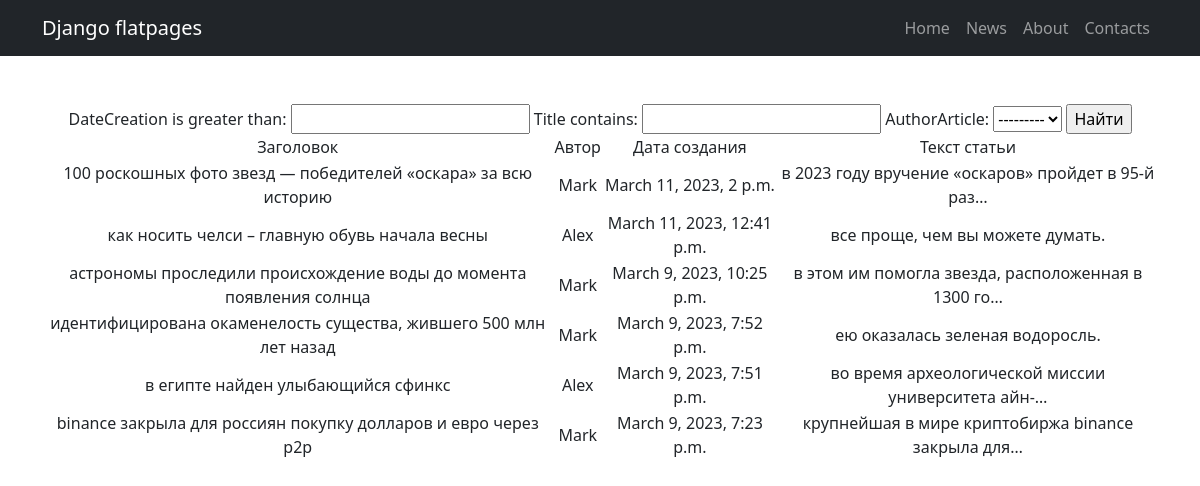
The app's page /news/search/ with its own data.
### simpleapp/models.py (models this page shows, shortened)
class Post(models.Model):
    authorArticle = models.ForeignKey(Author, on_delete=models.CASCADE)
    NEWS = 'NW'
    ARTICLE = 'AR'
    CATEGORY_CHOICES = (
        (NEWS, 'Новость'),
        (ARTICLE, 'Статья'),
    )
    categoryType = models.CharField(max_length=2, choices=CATEGORY_CHOICES, default=ARTICLE)
    dateCreation = models.DateTimeField(auto_now_add=True)
    postCategory = models.ManyToManyField(Category, through='PostCategory')
    title = models.CharField(max_length=128)
    postText = models.TextField()
    rating = models.SmallIntegerField(default=0)

class Author(models.Model):
    authorUser = models.OneToOneField(User, on_delete=models.CASCADE)
    ratingAuthor = models.SmallIntegerField(default=0)
    def __str__(self):
            return self.authorUser.username

### simpleapp/views.py (the view)
# urls.py: path('news/search/', NewsSearch.as_view(), name='search'),
class NewsSearch(ListView):
    model = Post
    template_name = 'search.html'
    context_object_name = 'newsSearch'
    queryset = Post.objects.order_by('-id')
    def get_context_data(self, **kwargs):
        context = super().get_context_data(**kwargs)
        context['filter'] = NewsFilter(self.request.GET, queryset=self.get_queryset())
        return context

### simpleapp/templatetags/custom_filters.py (called while the page is built)
@register.filter(
    name='censor')  # регистрируем наш фильтр под именем censor, чтоб django понимал, что это именно фильтр, а не простая функция
def cut(value):
    Banned_List = ["блять", "ебать", "пиздец"]
    new_sentence = ""
    for word in value.lower().split():
        if word in Banned_List:
            new_sentence += '*** '
        else:
            new_sentence += word + ' '
    return new_sentence

### templates/search.html (shortened to what this page needs)
{% extends 'flatpages/default.html' %}
{% load static %}
{% load custom_filters %}
{% block content %}
<form method="GET">
    {{ filter.form }}
    <input type="submit" value="Найти">
</form>
     <table>
            <tr>
                <td>
                    Заголовок
                </td>
                <td>
                    Автор
                </td>
                <td>
                    Дата создания
                </td>
                <td>
                    Текст статьи
                </td>
            </tr>
        {% for post in filter.qs %}
            <tr>
                <td>
                    {{ post.title|censor}}
                </td>
                <td>
                    {{ post.authorArticle }}
                </td>
                <td>
		            {{ post.dateCreation}}
                </td>
                <td>
                    {{ post.postText|truncatechars:50|censor}}
                </td>
            </tr>
        {% endfor %}
     </table>
{% endblock content %}

### records on screen
Post: title|censor "100 роскошных фото звезд — победителей «оскара» за всю историю", authorArticle "Mark", dateCreation "March 11, 2023, 2 p.m.", postText|censor "в 2023 году вручение «оскаров» пройдет в 95-й раз…"
Post: title|censor "как носить челси – главную обувь начала весны", authorArticle "Alex", dateCreation "March 11, 2023, 12:41 p.m.", postText|censor "все проще, чем вы можете думать."
Post: title|censor "астрономы проследили происхождение воды до момента появления солнца", authorArticle "Mark", dateCreation "March 9, 2023, 10:25 p.m.", postText|censor "в этом им помогла звезда, расположенная в 1300 го…"
Post: title|censor "идентифицирована окаменелость существа, жившего 500 млн лет назад", authorArticle "Mark", dateCreation "March 9, 2023, 7:52 p.m.", postText|censor "ею оказалась зеленая водоросль."
Post: title|censor "в египте найден улыбающийся сфинкс", authorArticle "Alex", dateCreation "March 9, 2023, 7:51 p.m.", postText|censor "во время археологической миссии университета айн-…"
Post: title|censor "binance закрыла для россиян покупку долларов и евро через p2p", authorArticle "Mark", dateCreation "March 9, 2023, 7:23 p.m.", postText|censor "крупнейшая в мире криптобиржа binance закрыла для…"
